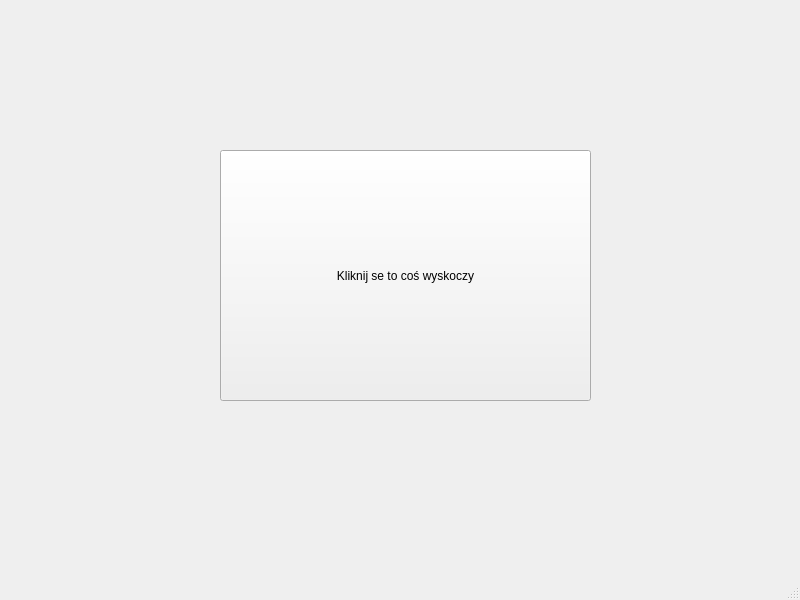
<?xml version="1.0" encoding="UTF-8"?>
<ui version="4.0">
 <class>MainWindow</class>
 <widget class="QMainWindow" name="MainWindow">
  <property name="geometry">
   <rect>
    <x>0</x>
    <y>0</y>
    <width>800</width>
    <height>600</height>
   </rect>
  </property>
  <property name="windowTitle">
   <string>MainWindow</string>
  </property>
  <widget class="QWidget" name="centralwidget">
   <widget class="QPushButton" name="kliczek">
    <property name="geometry">
     <rect>
      <x>220</x>
      <y>150</y>
      <width>371</width>
      <height>251</height>
     </rect>
    </property>
    <property name="text">
     <string>Kliknij se to coś wyskoczy</string>
    </property>
   </widget>
  </widget>
  <widget class="QMenuBar" name="menubar">
   <property name="geometry">
    <rect>
     <x>0</x>
     <y>0</y>
     <width>800</width>
     <height>21</height>
    </rect>
   </property>
  </widget>
  <widget class="QStatusBar" name="statusbar"/>
 </widget>
 <resources/>
 <connections/>
</ui>
